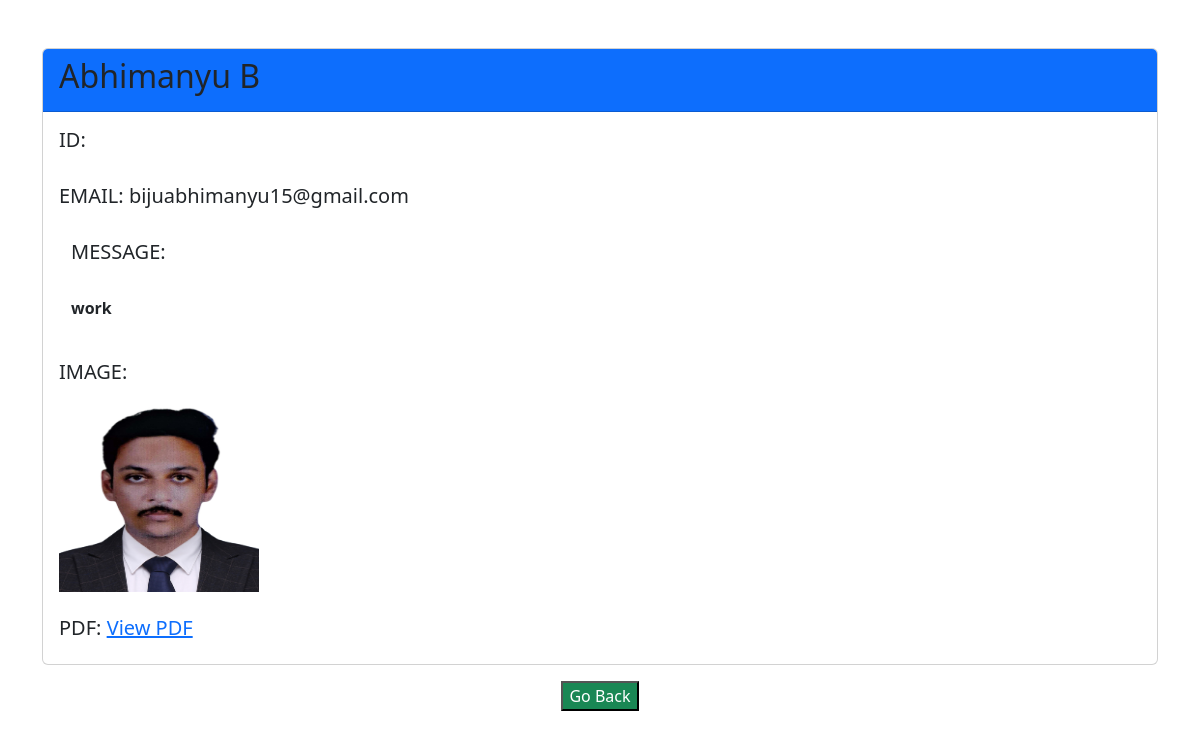
The page /view/45/ on the database as committed earlier.
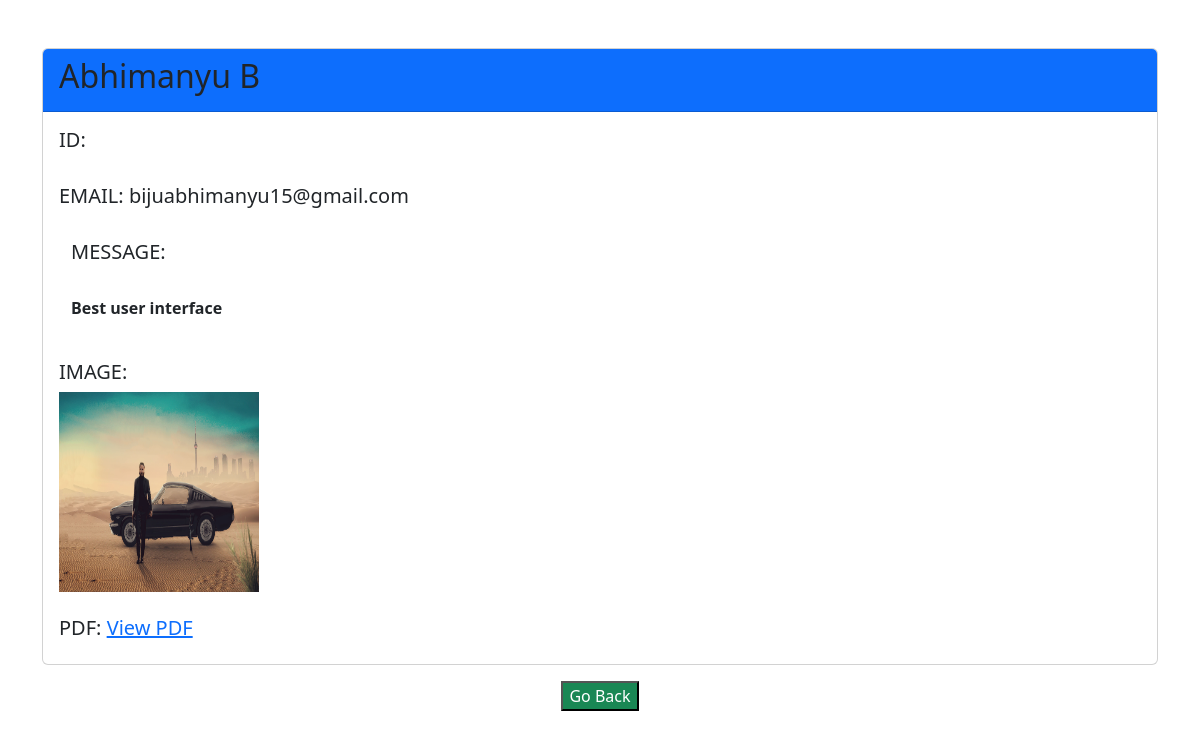
The same page on the database as committed later.
### contact_app/models.py (models this page shows, shortened)
class Contact(models.Model):
    name = models.CharField(max_length=100)
    email = models.EmailField()
    message = models.TextField(max_length=500)
    timestamp = models.DateTimeField(auto_now_add=True)
    image = models.ImageField(upload_to='media/images/', blank=True, null=True)
    pdf = models.FileField(upload_to='media/pdfs/', blank=True, null=True)

### contact_app/views.py (the view)
# urls.py: path('view/<int:id>/',views.views_page,name='view')
def views_page(request,id):
   coustomer = get_object_or_404(Contact, pk=id)  # Fetch student details
   return render(request, 'view.html', {'coustomer': coustomer})

### contact_app/Templates/view.html (shortened to what this page needs)
<!DOCTYPE html>
<html lang="en">
<head>
    <link href="https://cdn.jsdelivr.net/npm/bootstrap@5.3.0/dist/css/bootstrap.min.css" rel="stylesheet">
</head>
<body>
    <div class="container mt-auto mb-auto">
        <div class="card text-bg-white mb-3 mt-5 fw-bold text-dark" style="max-width: 81rem;">
            <div class="card-header bg-primary"><h2>{{ coustomer.name }}</h2></div>
            <div class="card-body">
              <h5 class="card-title">ID: {{ student.id }}</h5><br>
              <h5 class="card-title">EMAIL: {{ coustomer.email }}</h5><br>
              <div class="container">
                <h5 class="text-dark">MESSAGE:</h5><br>
              <p class="text-dark">{{coustomer.message}}</p>
            </div>
              <div class="box-img"><br>
                <h5>IMAGE:</h5>
                <img src="{{coustomer.image.url}}" alt="" style="width: 200px; height: 200px;">
            </div><br>
            <h5 class="card-title">PDF:
                <a href="{{ coustomer.pdf.url }}" target="_blank">View PDF</a>
              </h5>
            </div>
        </div>
    <div class="text-center">
        <button class="bg-success"><a class="nav-link text-white" href="{% url 'list' %}">Go Back</a></button>
    </div>
</body>
</html>

Rows that differ between the two databases and show on the page:
changed Contact "Abhimanyu B": message "work" → "Best user interface"; image: a different picture
